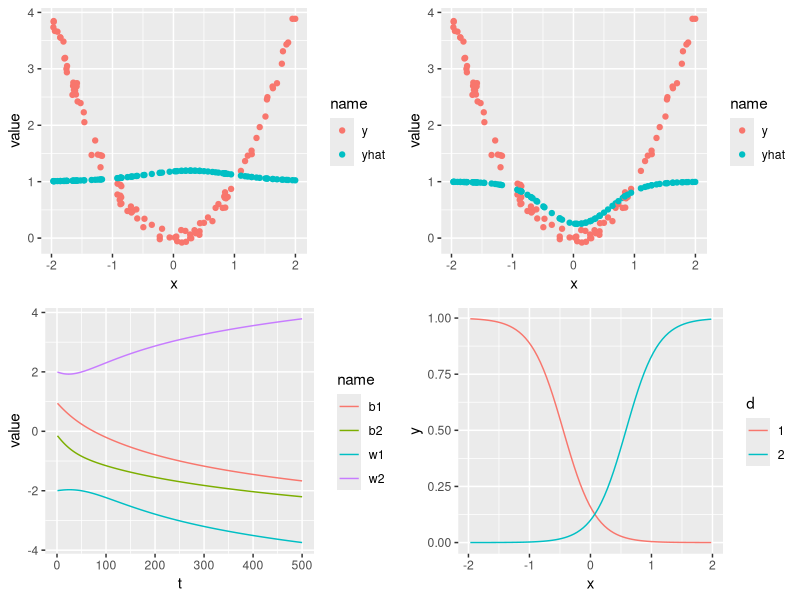
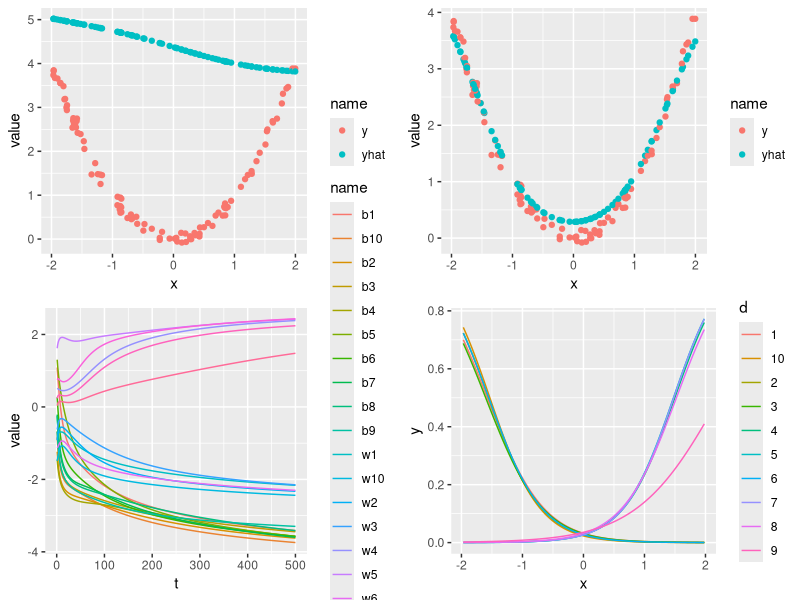

Write R code to recreate these figures, in order.
library(tibble)
library(tidyr)
library(ggplot2)
library(gridExtra)
library(dplyr)

sigma <- function(x) 1/(1+exp(-x))

dsigma <- function(x) {
  s <- sigma(x)
  s*(1-s)
}

a <- function(X, w, b) {
  apply(sigma(outer(X,w) + outer(rep.int(1, length(X)), b)), 1, sum)
}

single <- function(x, y, w, b, eta) {
  yhat <- a(x, w, b)

  L <- (yhat-y)^2
  dLda <- 2*(yhat-y)
  
  dsgm <- dsigma(x*w + b)
  dadw <- dsgm * x
  dadb <- dsgm
  
  dLdw <- dLda * dadw
  dLdb <- dLda * dadb
  
  w <- w - eta * dLdw
  b <- b - eta * dLdb
  
  list(w = w, b = b, Loss = L)
}

epoch <- function(X, Y, w, b, eta) {
  ans <- lapply(seq(length(X)), function(i) {
    ans <- single(X[i], Y[i], w, b, eta)
    w <<- ans$w
    b <<- ans$b
    ans
  })
  tail(ans, 1)
}

optimize <- function(X, Y, w, b, eta, epochs) {
  tr <- list()
  
  for(e in seq(epochs)) {
    et <- epoch(X, Y, w, b, eta)
    w <- last(et)$w
    b <- last(et)$b
    
    tr <- append(tr, et)
  }
  
  lapply(tr, function(p) {
    unlist(p[c("w", "b", "Loss")])
  })
}

result <- function(X, Y, w, b) {
  yhat <- vapply(X, function(x) a(x, w, b), numeric(1))
  tibble(x = X, y = Y, yhat) %>%
    pivot_longer(c("y", "yhat")) %>%
    ggplot(aes(x = x, y = value, color = name)) + geom_point()
}

extract <- function(row, what) {
  as.numeric(select(row, starts_with(what)))
}

experiment <- function(X, Y, D = 2, w = rnorm(D), b = rnorm(D), eta = 0.002, epochs = 2000) {
  trace <- optimize(X, Y, w, b, eta, epochs)
  trace <- as_tibble(do.call(rbind, trace))
  
  ans <- trace[1,]
  p1 <- result(X, Y, extract(ans, "w"), extract(ans, "b"))
  
  ans <- tail(trace, 1)
  p2 <- result(X, Y, extract(ans, "w"), extract(ans, "b"))

  p3 <- trace %>%
    mutate(t = seq_along(w1)) %>%
    pivot_longer(c(starts_with("w"), starts_with("b"))) %>%
    ggplot(aes(x = t, y = value, color = name)) + geom_line()
  
  p4 <- trace %>%
    mutate(t = seq_along(w1)) %>%
    ggplot(aes(x = t, y = Loss)) + geom_line()
  
  
  sx <- seq(min(X), max(X), 0.05)
  sd <- lapply(seq(D), function(d) {
    w <- ans[[paste0("w", d)]]
    b <- ans[[paste0("b", d)]]
    sy <- a(sx, w, b)
    tibble(x = sx, y = sy, d = as.character(d))
  })
  sd <- do.call(rbind, sd)
  p5 <- ggplot(sd, aes(x = x, y = y, color = d)) + geom_line()
  
  grid.arrange(p1, p2, p3, p5, nrow = 2)
}

f <- function(x) x^2
X <- runif(100, -2, 2)
Y <- f(X) + rnorm(length(X), sd=.1)

experiment(X, Y, epochs = 500, w = c(-2, 2))

experiment(X, Y, epochs = 500, D = 10)


